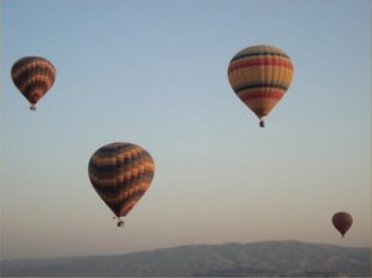
#> input picture data/images/balloon.png, 372 x 278 px
$ jupyter execute Contor_and_boxing.ipynb
#> lines starting #> are read from the running program, lines starting #| are printed output that depends on the picture; after the words box and inside, x2 and y2 are one past the last pixel; in counts of white or black regions, pixels touching at a corner belong together
[cell 1]
import numpy as np
import cv2
import matplotlib.pyplot as plt

[cell 2]
img = cv2.imread('../data/images/balloon.png')
#> img is the input picture: shape (278, 372, 3); mean B, G, R 157, 154.6, 149.1

gray_img = cv2.cvtColor(img, cv2.COLOR_BGR2GRAY)
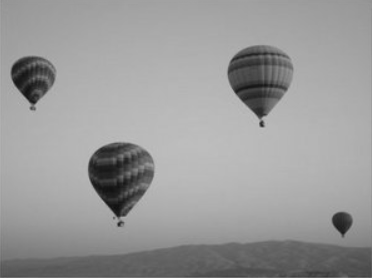
#> gray_img: shape (278, 372); min 14, max 191, mean 153.2
_ , binary_img = cv2.threshold(gray_img, 127, 255, cv2.THRESH_BINARY_INV)
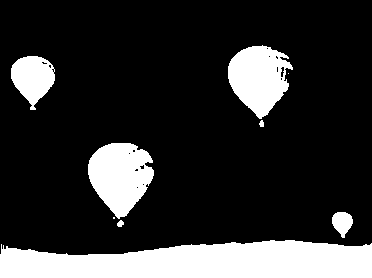
#> binary_img: shape (278, 372); 19.3% white; 9 white regions (2 under 20 px), largest, box (x1, y1, x2, y2) and area: (0, 240, 372, 278) 11442, (88, 143, 154, 219) 3432, (228, 45, 293, 119) 3140
plt.figure(figsize=(14, 8))
plt.subplot(1, 3, 1);plt.imshow(img, cmap='gray');plt.title('Original Image')
plt.subplot(1, 3, 2);plt.imshow(gray_img, cmap='gray');plt.title('gray_img Image')
plt.subplot(1,3,3);plt.imshow(binary_img, cmap='gray');plt.title('binary_img Image')
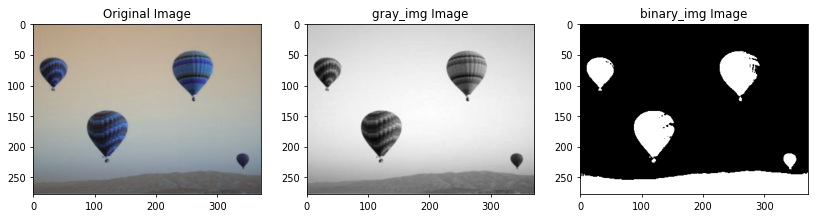
#> figure drawn by matplotlib, 3 panels; B, G, R data is drawn as R, G, B

[cell 3]
kernel = cv2.getStructuringElement(cv2.MORPH_ELLIPSE, (5, 5),(2,2))
closing = cv2.morphologyEx(binary_img, cv2.MORPH_CLOSE, kernel)
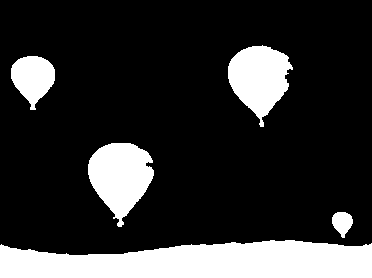
#> closing: shape (278, 372); 19.5% white; 5 white regions

contors , _ = cv2.findContours(closing, cv2.RETR_TREE, cv2.CHAIN_APPROX_SIMPLE)
#> contors = 5 contours; box (x1, y1, x2, y2) and area: (0, 240, 372, 278) 11060, (88, 143, 154, 227) 3408, (228, 45, 293, 127) 3134, (11, 56, 55, 110) 1492, (332, 212, 353, 238) 338
all_contors = cv2.drawContours(img.copy(), contors, -1, (0, 255, 0), 3)
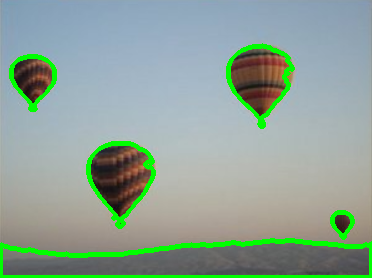
#> all_contors: shape (278, 372, 3); mean B, G, R 150.6, 163.1, 141.8

plt.figure(figsize=(14, 8))
plt.subplot(1, 2, 1);plt.imshow(img[...,::-1], cmap='gray');plt.title('Original Image')
plt.subplot(1, 2, 2);plt.imshow(all_contors[... , ::-1], cmap='gray');plt.title('gray_img Image')
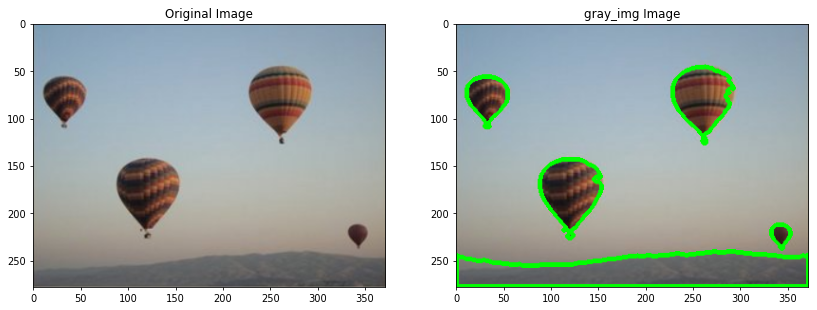
#> figure drawn by matplotlib, 2 panels

[cell 4]
drawing = img.copy()
cv2.drawContours(drawing, [contors[2]], -1, (0, 255, 0), 2)
plt.imshow(drawing[... , ::-1])

[cell 5]
bounded_rec = cv2.boundingRect(contors[2])
#> bounded_rec = (88, 143, 66, 84)
center , radius = cv2.minEnclosingCircle(contors[2])
#> center = (120.5, 184); radius = 42.08

[cell 6]
drawing = img.copy()
cv2.rectangle(drawing, (int(bounded_rec[0]), int(bounded_rec[1])),(int(bounded_rec[0])+int(bounded_rec[2]), int(bounded_rec[1])+int(bounded_rec[3])), (0, 255, 0), 2)
plt.imshow(drawing[... , ::-1])

[cell 7]
drawing = img.copy()

cv2.circle(drawing , (int (center[0]) , int(center[1])) , int(radius) , (0,255,0),2)
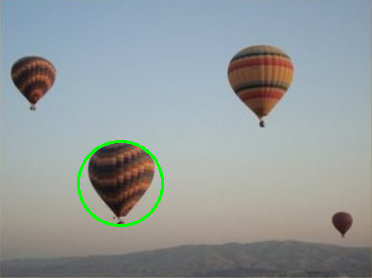
#> drawing: shape (278, 372, 3); mean B, G, R 155.7, 155.2, 147.8

plt.imshow(drawing[... , ::-1])

$ run again, with data/images/blemish.png copied over data/images/balloon.png
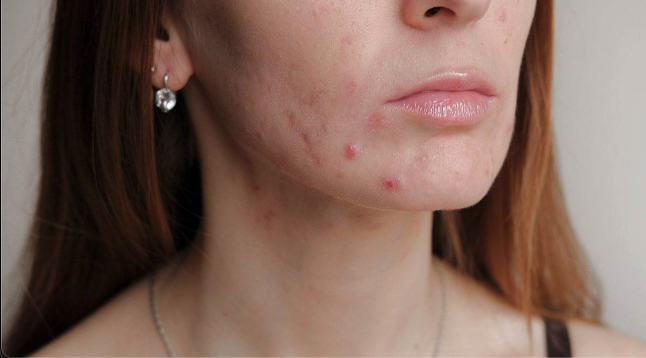
#> input picture data/images/blemish.png, 646 x 358 px
#> img is the input picture: shape (358, 646, 3); mean B, G, R 90.4, 101.3, 128.4
#> `_ , binary_img = cv2.threshold(gray_img, 127, 255, cv2.THRESH_BINARY_I..`:
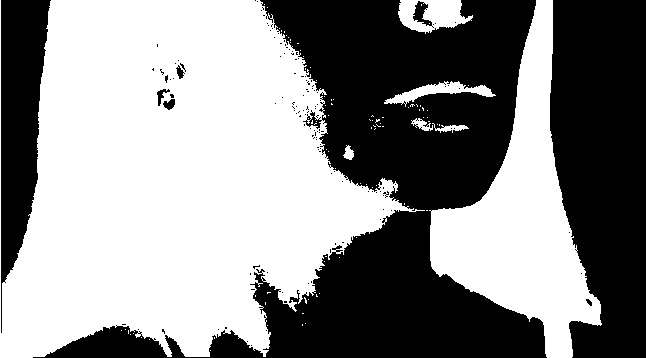
#> binary_img: shape (358, 646); 54.4% white; 136 black regions (128 under 20 px), largest, box (x1, y1, x2, y2) and area: (33, 0, 547, 358) 65744, (550, 0, 646, 358) 29083, (1, 0, 51, 333) 9773
#> closing: shape (358, 646); 55.3% white; 12 black regions (1 under 20 px)
#> contors = 28 contours, 15 with area under 20; largest, box (x1, y1, x2, y2) and area: (0, 0, 425, 358) 99580, (429, 0, 602, 358) 23560, (398, 0, 473, 34) 1742, (384, 81, 496, 111) 928, (411, 117, 469, 133) 328
#> `[cell 3] kernel = cv2.getStructuringElement(cv2.MORPH_ELLIPSE, (5, 5),..`:
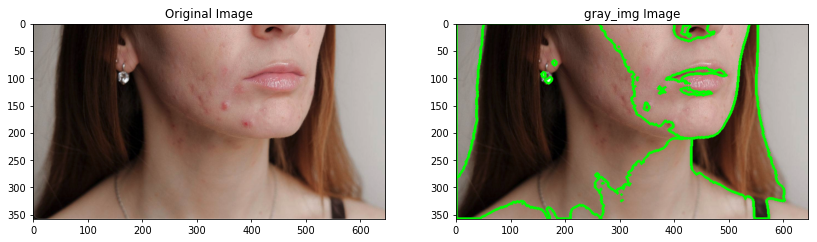
#> figure drawn by matplotlib, 2 panels
#> bounded_rec = (305, 323, 1, 1)
#> center = (305, 323); radius = 0.0001
